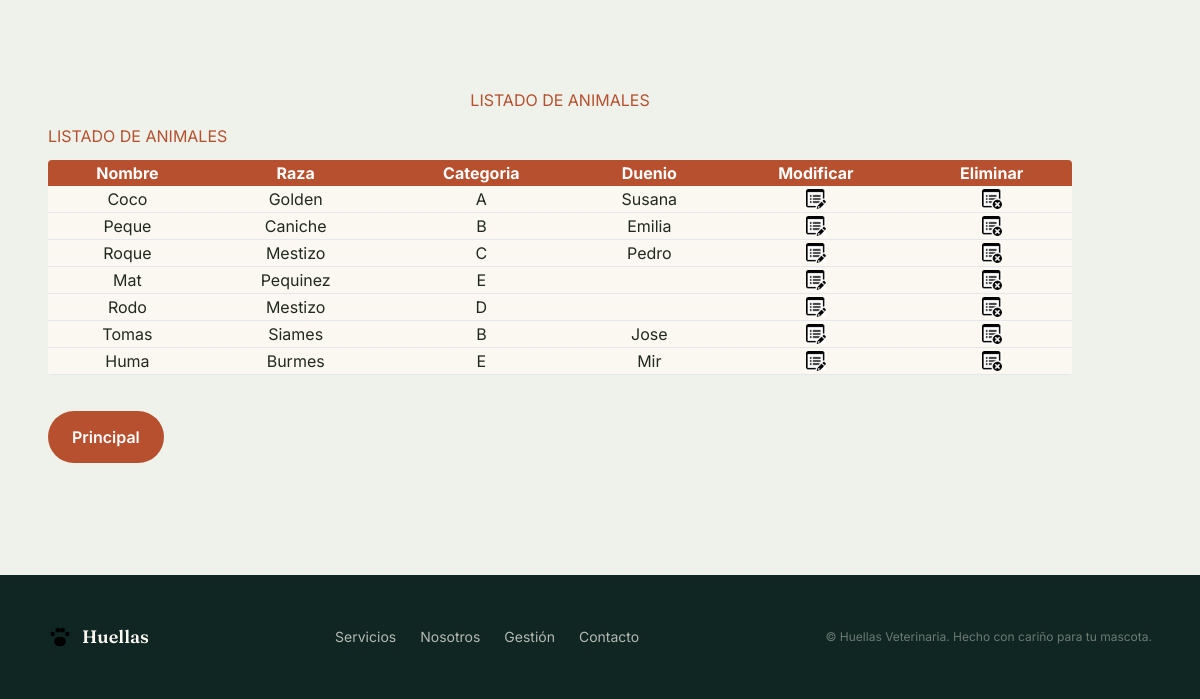
The page /animales (lower part) on the database as committed earlier.
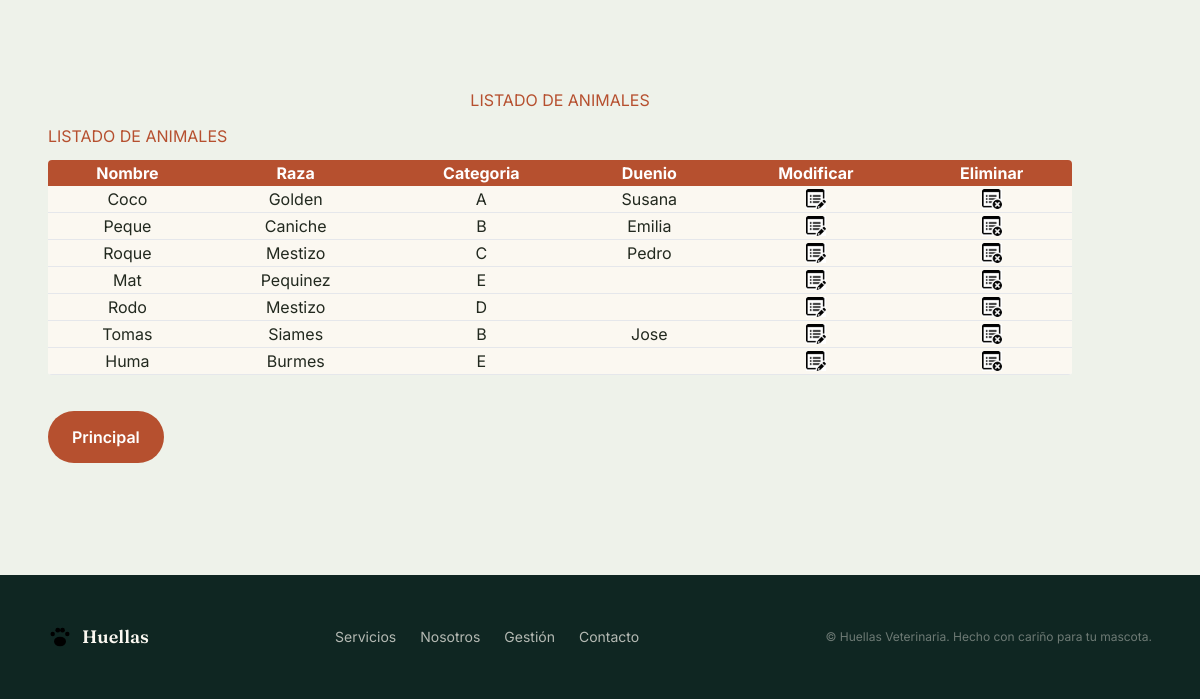
The same page on the database as committed later.
### entidad/models.py (models this page shows, shortened)
class Animal(models.Model):
    nombre = models.CharField("Nombre", max_length=50)
    raza = models.CharField("Raza", max_length=50)
    categoria = models.CharField("Categoria", max_length=20)
    duenio = models.ForeignKey(Cliente, on_delete=models.PROTECT, null=True, blank=True)

class Cliente(models.Model):
    DNI = models.IntegerField("DNI", null=True, blank=True)
    nombre = models.CharField("Nombre", max_length=50)
    apellido = models.CharField("Apellido", max_length=20, blank=True)
    direccion = models.CharField("Direccion", max_length=50, blank=True)

### entidad/views.py (the view)
# urls.py: path('animales', views.animales, name='animales'),
def animales(request, template_name='entidad/animales.html'):
    animal_list = Animal.objects.all()
    dato = {"animales": animal_list}
    return render(request, template_name, dato)

### templates/entidad/animales.html (shortened to what this page needs)
{% extends "base.html" %}
{% load static %}
{% block titulo_principal %} Listado de animales  {% endblock %}
{% block titulo_secundario %} Listado de animales {% endblock %}
{% block principal %}
        <table class="w-full bg-white rounded overflow-hidden">
            <thead class="bg-terracotadk text-white">
                <tr>
                    <th>Nombre</th>
                    <th>Raza</th>
                    <th>Categoria</th>
                    <th>Duenio</th>
                    <th>Modificar</th>
                    <th>Eliminar</th>
                </tr>
            </thead>
            {% for animal in animales %}
                <tr class="text-center border-b bg-crema">
                    <td>{{ animal.nombre }}</td>
                    <td>{{ animal.raza }}</td>
                    <td>{{ animal.categoria }}</td>
                    <td>{{ animal.duenio.nombre }}</td>
                    <td><a href='{% url "modificar_animal" animal.id %}'><img src="{% static 'img/ImageEditar.png' %}" class="block mx-auto w-5"></a></td>
                    <td><a href='{% url "eliminar_animal" animal.id %}'><img src="{% static 'img/ImageEliminar.png' %}" class="block mx-auto w-5"></a></td>
                </tr>
            {% endfor %}
        </table>
        <div>
          <div class="mt-9 flex flex-wrap gap-4">
            <a href='http://127.0.0.1:8000/' class="inline-flex items-center gap-2 bg-terracotadk text-white font-semibold px-6 py-3.5 rounded-full hover:bg-terracota transition-colors">
              Principal
            </a>
          </div>
        </div>
{% endblock %}

Rows that differ between the two databases and show on the page:
changed Animal "Huma": duenio.nombre "Mir" → (not shown)
